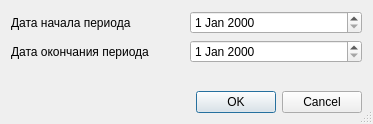
<?xml version="1.0" encoding="UTF-8"?>
<ui version="4.0">
 <class>ReportArchiveHistorySetupDialog</class>
 <widget class="QDialog" name="ReportArchiveHistorySetupDialog">
  <property name="windowModality">
   <enum>Qt::ApplicationModal</enum>
  </property>
  <property name="geometry">
   <rect>
    <x>0</x>
    <y>0</y>
    <width>373</width>
    <height>124</height>
   </rect>
  </property>
  <property name="sizePolicy">
   <sizepolicy hsizetype="Preferred" vsizetype="Preferred">
    <horstretch>0</horstretch>
    <verstretch>0</verstretch>
   </sizepolicy>
  </property>
  <property name="windowTitle">
   <string>параметры отчёта</string>
  </property>
  <property name="sizeGripEnabled">
   <bool>true</bool>
  </property>
  <layout class="QGridLayout" name="gridLayout">
   <item row="0" column="0">
    <widget class="QLabel" name="lblBegDate">
     <property name="text">
      <string>Дата начала периода</string>
     </property>
    </widget>
   </item>
   <item row="0" column="1">
    <widget class="QDateEdit" name="edtBegDate"/>
   </item>
   <item row="1" column="0">
    <widget class="QLabel" name="lblEndDate">
     <property name="text">
      <string>Дата окончания периода</string>
     </property>
    </widget>
   </item>
   <item row="1" column="1">
    <widget class="QDateEdit" name="edtEndDate"/>
   </item>
   <item row="2" column="1">
    <spacer name="verticalSpacer">
     <property name="orientation">
      <enum>Qt::Vertical</enum>
     </property>
     <property name="sizeHint" stdset="0">
      <size>
       <width>20</width>
       <height>40</height>
      </size>
     </property>
    </spacer>
   </item>
   <item row="3" column="0" colspan="2">
    <widget class="QDialogButtonBox" name="buttonBox">
     <property name="orientation">
      <enum>Qt::Horizontal</enum>
     </property>
     <property name="standardButtons">
      <set>QDialogButtonBox::Cancel|QDialogButtonBox::Ok</set>
     </property>
    </widget>
   </item>
  </layout>
 </widget>
 <resources/>
 <connections>
  <connection>
   <sender>buttonBox</sender>
   <signal>accepted()</signal>
   <receiver>ReportArchiveHistorySetupDialog</receiver>
   <slot>accept()</slot>
   <hints>
    <hint type="sourcelabel">
     <x>132</x>
     <y>650</y>
    </hint>
    <hint type="destinationlabel">
     <x>65</x>
     <y>418</y>
    </hint>
   </hints>
  </connection>
  <connection>
   <sender>buttonBox</sender>
   <signal>rejected()</signal>
   <receiver>ReportArchiveHistorySetupDialog</receiver>
   <slot>reject()</slot>
   <hints>
    <hint type="sourcelabel">
     <x>245</x>
     <y>650</y>
    </hint>
    <hint type="destinationlabel">
     <x>267</x>
     <y>420</y>
    </hint>
   </hints>
  </connection>
 </connections>
</ui>
